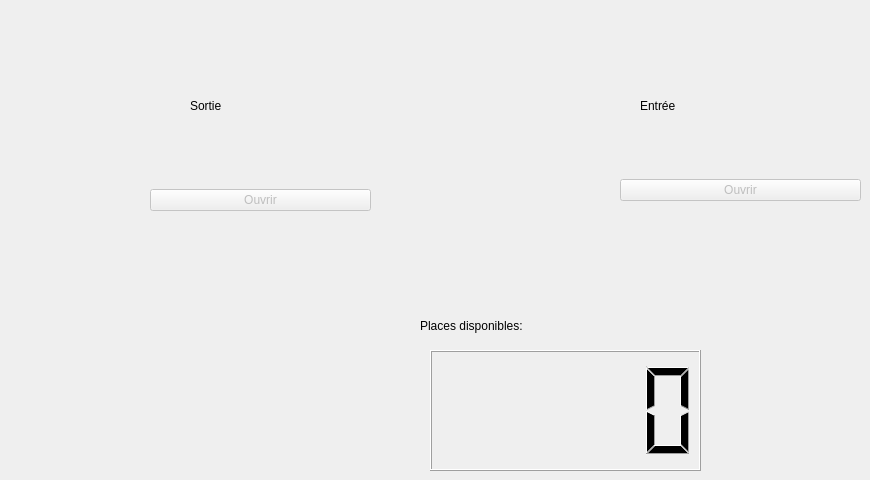
    <widget class="QWidget" name="tab_8">
     <attribute name="title">
      <string>parking</string>
     </attribute>
     <widget class="QLCDNumber" name="lcdNumber">
      <property name="geometry">
       <rect>
        <x>430</x>
        <y>350</y>
        <width>271</width>
        <height>121</height>
       </rect>
      </property>
     </widget>
     <widget class="QLabel" name="label_2">
      <property name="geometry">
       <rect>
        <x>420</x>
        <y>310</y>
        <width>211</width>
        <height>31</height>
       </rect>
      </property>
      <property name="text">
       <string>Places disponibles:</string>
      </property>
     </widget>
     <widget class="QWidget" name="verticalLayoutWidget">
      <property name="geometry">
       <rect>
        <x>150</x>
        <y>140</y>
        <width>221</width>
        <height>121</height>
       </rect>
      </property>
      <layout class="QVBoxLayout" name="verticalLayout">
       <item>
        <widget class="QPushButton" name="ouvrir">
         <property name="enabled">
          <bool>false</bool>
         </property>
         <property name="text">
          <string>Ouvrir</string>
         </property>
        </widget>
       </item>
      </layout>
     </widget>
     <widget class="QWidget" name="verticalLayoutWidget_2">
      <property name="geometry">
       <rect>
        <x>620</x>
        <y>130</y>
        <width>241</width>
        <height>121</height>
       </rect>
      </property>
      <layout class="QVBoxLayout" name="verticalLayout_2">
       <item>
        <widget class="QPushButton" name="ouvrir_2">
         <property name="enabled">
          <bool>false</bool>
         </property>
         <property name="text">
          <string>Ouvrir</string>
         </property>
        </widget>
       </item>
      </layout>
     </widget>
     <widget class="QLabel" name="label_6">
      <property name="geometry">
       <rect>
        <x>190</x>
        <y>90</y>
        <width>171</width>
        <height>31</height>
       </rect>
      </property>
      <property name="text">
       <string>Sortie</string>
      </property>
     </widget>
     <widget class="QLabel" name="label_7">
      <property name="geometry">
       <rect>
        <x>640</x>
        <y>90</y>
        <width>171</width>
        <height>31</height>
       </rect>
      </property>
      <property name="text">
       <string>Entrée</string>
      </property>
     </widget>
    </widget>
